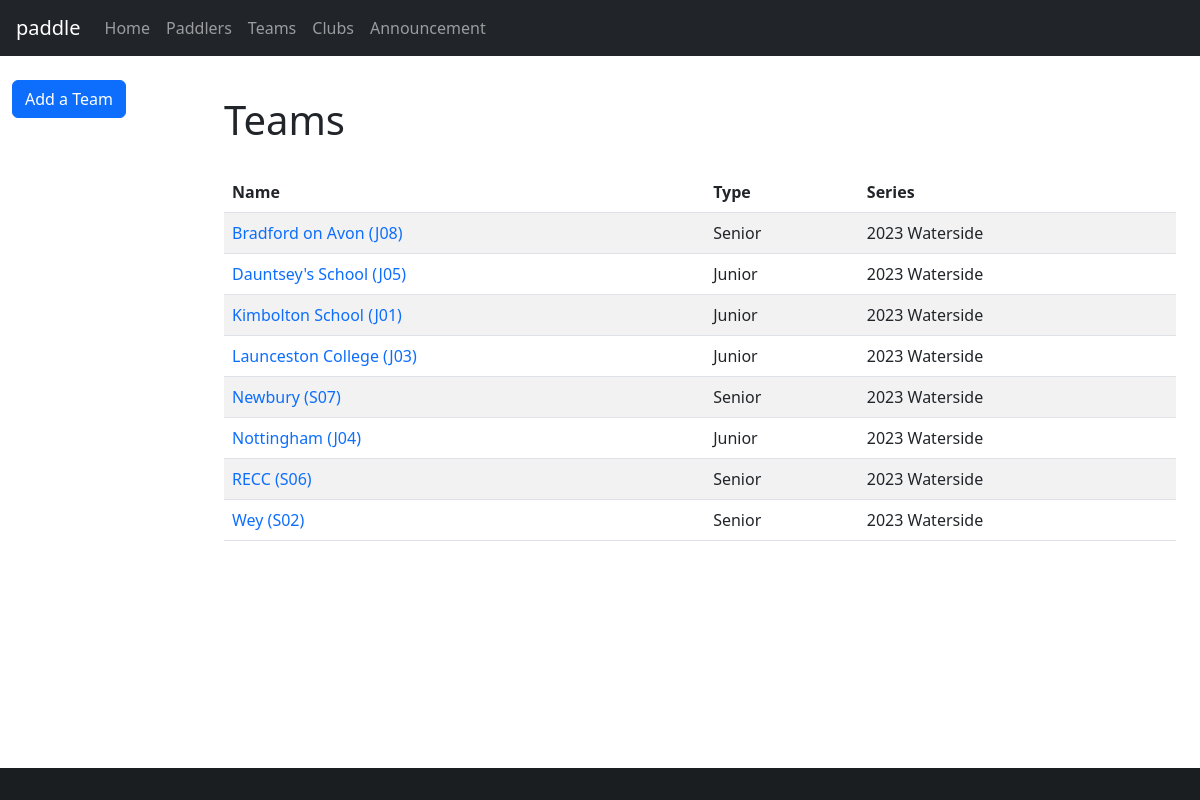
Before: /teams with the older database file.
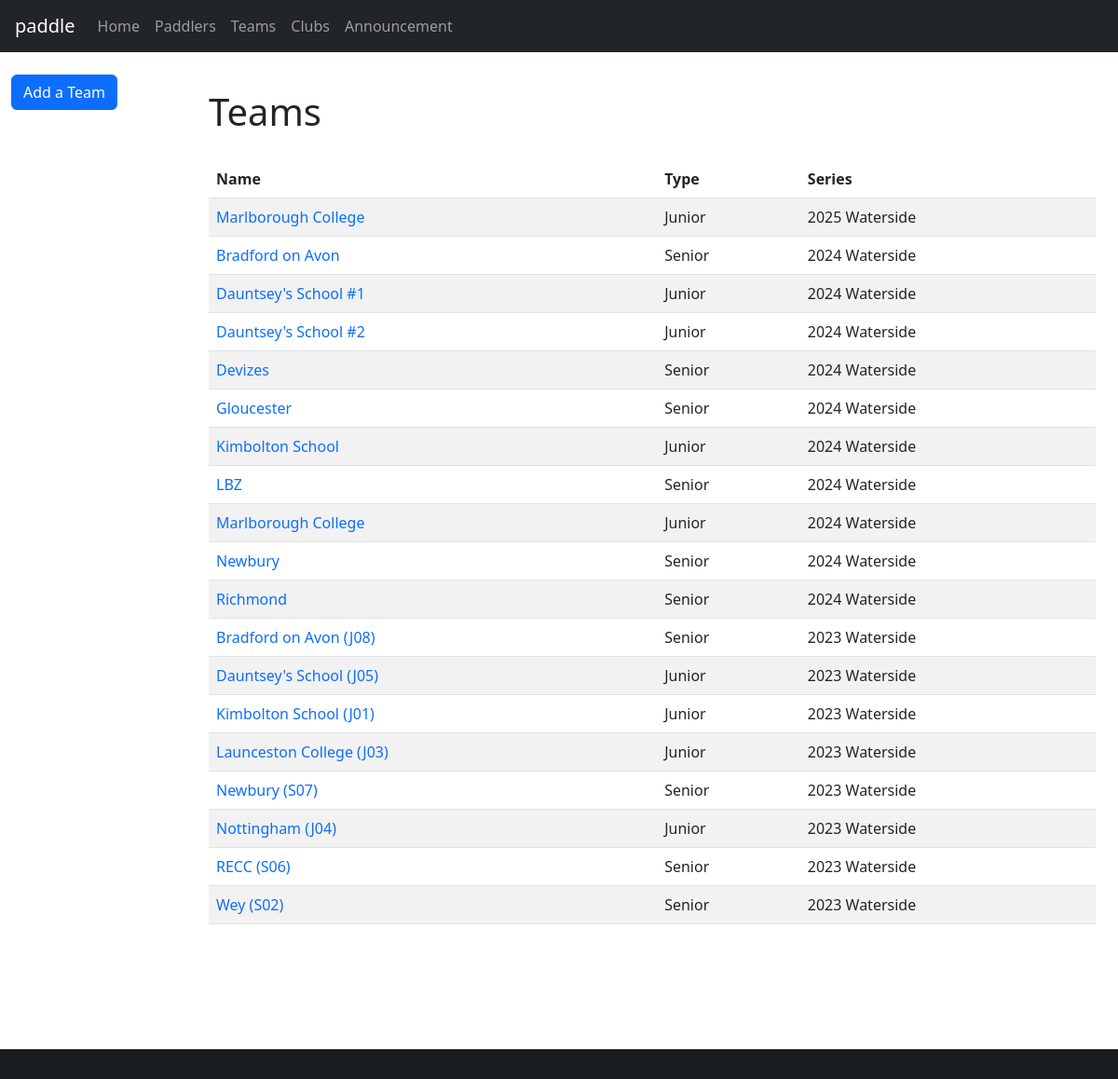
After: the same page with the newer database file.
### database/database/team.py (models this page shows, shortened)
class Team(Base):
    __tablename__ = "team"
    __table_args__ = (
        UniqueConstraint("name", "series_id", name="uq_team_name_series"),
    )
    id = Column(Integer, primary_key=True)
    name = Column(String)
    team_type_id = Column(Integer, ForeignKey(TeamType.id), nullable=False)
    series_id = Column(Integer, ForeignKey(Series.id), index=True, nullable=False)
    type = relationship(TeamType, backref="teams")
    series = relationship(Series, backref="teams", lazy="joined")
    paddlers = relationship("Paddler", secondary="team_paddler", back_populates="teams")

class TeamType(Base):
    __tablename__ = "team_type"
    id = Column(Integer, primary_key=True)
    label = Column(String, nullable=False)
    def __str__(self):
        return self.label

### database/database/series.py (models this page shows, shortened)
class Series(Base):
    __tablename__ = "series"
    id = Column(Integer, primary_key=True)
    name = Column(String)
    def __str__(self):
        return self.name

### paddle/views/team.py (the view)
@blueprint.route("/teams")
@login_required
def teams():
    teams = (
        session.query(db.Team).order_by(db.Team.series_id.desc(), db.Team.name).all()
    )
    return render_template("teams.j2", teams=teams)

### paddle/templates/teams.j2 (shortened to what this page needs)
{% extends "base-fluid.j2" %}
{% import "common/selector.j2" as selector %}
{% block styles %}
{% include 'common/datatables-css.j2' %}
{% endblock %}
{% block content %}
<h1>Teams</h1>
<div class="row">
  <div class="col-sm-12">
    <table id="teams" class="table table-striped">
      <thead>
        <tr>
          <th>Name</th>
          <th>Type</th>
          <th>Series</th>
        </tr>
      </thead>
      <tbody>
        {% for team in teams %}
        <tr>
          <td><a href="{{ url_for('paddle.team', team_id=team.id) }}">{{ team.name }}</a></td>
          <td>{{ team.type }}</td>
          <td>{{ team.series }}</td>
        </tr>
        {% endfor %}
      </tbody>
    </table>
  </div>
</div>
{% endblock %}
{% block sidebar %}
{% include 'sidebar-team.j2' %}
{% endblock %}

### paddle/templates/base-fluid.j2 (shortened to what this page needs)
{% import 'common/colour.j2' as colour %}
<!doctype html>
<html lang="en">
<head>
    {% block head %}
    {% include 'common/load-css.j2' %}
    {% block styles %}
    {% endblock %}
    {% endblock %}
</head>
<body>
    <header>
        {% include 'common/navbar.j2' %}
    </header>
    <div class="container-fluid">
        <div class="row">
            <nav class="col-md-2 d-none d-md-block sidebar">
                <div class="sidebar-sticky">
                    {% block sidebar %}
                    {% endblock %}
                </div>
            </nav>
            <main role="main" class="col-md-9 ml-sm-auto col-lg-10 pt-3 px-4">
                {% block content %}
                {% endblock %}
            </main>
        </div>
    </div>
    <footer>
        {% include 'common/footer.j2' %}
    </footer>
</body>
</html>

### paddle/templates/common/load-css.j2
<link rel="stylesheet" type="text/css" href="/css/bootstrap-5.3.0.min.css">
<link rel="stylesheet" type="text/css" href="/css/styles.css">
{% include 'common/load-css-font-awesome.j2' %}

### paddle/templates/common/load-css-font-awesome.j2
<link rel="stylesheet" type="text/css" href="/css/font-awesome-all-6.2.0.min.css">

### paddle/templates/common/datatables-css.j2
<link rel="stylesheet" type="text/css" href="/css/jquery.dataTables-1.12.1.min.css">

### paddle/templates/common/navbar.j2 (shortened to what this page needs)
<nav class="navbar navbar-expand-md navbar-dark fixed-top bg-dark">
    <a class="navbar-brand" href="{{ url_for('paddle.races') }}">paddle</a>
    <div class="collapse navbar-collapse" id="navbarsExampleDefault">
        <ul class="navbar-nav mr-auto">
            <li class="nav-item active">
                <a class="nav-link" href="{{ url_for('paddle.races') }}">Home</a>
            </li>
            {% if session["user"] or config['LOGIN_DISABLED'] %}
            <li class="nav-item active">
                <a class="nav-link" href="{{ url_for('paddle.paddlers') }}">Paddlers</a>
            </li>
            <li class="nav-item active">
                <a class="nav-link" href="{{ url_for('paddle.teams') }}">Teams</a>
            </li>
            <li class="nav-item active">
                <a class="nav-link" href="{{ url_for('paddle.clubs') }}">Clubs</a>
            </li>
            <li class="nav-item active">
                <a class="nav-link" href="{{ url_for('paddle.announcement') }}">Announcement</a>
            </li>
            {% endif %}
        </ul>
    </div>
</nav>

### paddle/templates/sidebar-team.j2
<ul class="nav flex-column">
    <li class="nav-item mb-2">
        <a href="{{ url_for('paddle.team_create') }}" class="btn btn-primary">Add a Team</a>
    </li>
</ul>

### paddle/templates/common/footer.j2
<div class="footer fixed-bottom mt-auto bg-dark text-center text-white">
  <div class="text-center p-3" style="background-color: rgba(0, 0, 0, 0.2);">
  </div>
</div>

### paddle/static/css/styles.css (style rules this page uses)
:root { --colour-yellow: #fed00c; --colour-yellow-muted: #ffe269; }
body { padding-top: 60px; }
main { margin-bottom: 100px }
header > nav.fixed-top { padding-left: 1em; }
.row > * { margin-top: 20px; }
footer { margin-top: 50px }
nav.sidebar ul > li.nav-item { margin-bottom: 0.5rem !important; }
a { text-decoration: none; }

Changed rows visible on the page:
added Team: name "Marlborough College", type "Junior", series "2025 Waterside"
added Team: name "Bradford on Avon", type "Senior", series "2024 Waterside"
added Team: name "Dauntsey's School #1", type "Junior", series "2024 Waterside"
added Team: name "Dauntsey's School #2", type "Junior", series "2024 Waterside"
added Team: name "Devizes", type "Senior", series "2024 Waterside"
added Team: name "Gloucester", type "Senior", series "2024 Waterside"
added Team: name "Kimbolton School", type "Junior", series "2024 Waterside"
added Team: name "LBZ", type "Senior", series "2024 Waterside"
added Team: name "Marlborough College", type "Junior", series "2024 Waterside"
added Team: name "Newbury", type "Senior", series "2024 Waterside"
added Team: name "Richmond", type "Senior", series "2024 Waterside"
